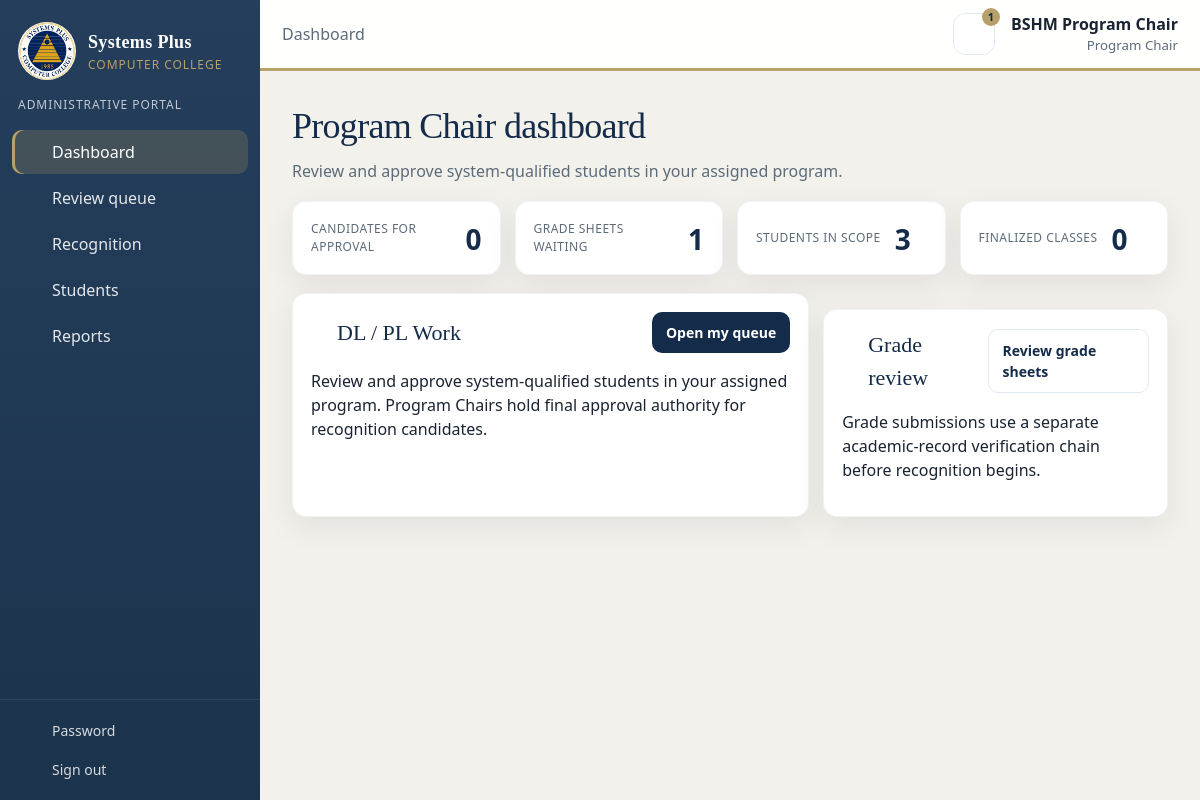
Page /admin/dashboard.php (signed in) on the committed database.
### tables this page shows
CREATE TABLE users (
    id INT UNSIGNED NOT NULL AUTO_INCREMENT,
    username VARCHAR(60) NOT NULL,
    password_hash VARCHAR(255) NOT NULL,
    full_name VARCHAR(150) NOT NULL,
    title VARCHAR(20) NOT NULL DEFAULT '',
    email VARCHAR(150) DEFAULT NULL,
    is_active TINYINT(1) NOT NULL DEFAULT 1,
    must_change_password TINYINT(1) NOT NULL DEFAULT 1,
    last_login_at DATETIME DEFAULT NULL,
    created_at TIMESTAMP NOT NULL DEFAULT CURRENT_TIMESTAMP,
    PRIMARY KEY (id),
    UNIQUE KEY uniq_users_username (username)
);

### admin/dashboard.php (the view, shortened to what the rows shown need)
<?php
require_once __DIR__ . '/../includes/bootstrap.php';
require_once __DIR__ . '/../includes/auth.php';
require_once __DIR__ . '/../includes/recognition.php';
require_once __DIR__ . '/../includes/layout.php';
$user = require_portal('admin');
$scope = scoped_program_ids($user);
$programSql = '';
if (is_array($scope)) {
    if ($scope === []) {
        $programSql = ' AND 1 = 0';
    } else {
        $programSql = ' AND s.program_id IN (' . implode(',', array_map('intval', $scope)) . ')';
    }
}
$students = (int) db()->query('SELECT COUNT(*) FROM students')->fetchColumn();
if (is_array($scope) && $scope !== []) {
    $students = (int) db()->query('SELECT COUNT(*) FROM students WHERE program_id IN (' . implode(',', array_map('intval', $scope)) . ')')->fetchColumn();
}
$waiting = [
    'program_chair' => 'submitted',
    'college_oic' => 'chair_verified',
    'osa' => 'oic_approved',
    'registrar' => 'osa_endorsed',
];
$myStatuses = [];
foreach ($waiting as $role => $status) {
    if (in_array($role, $user['roles'], true)) {
        $myStatuses[] = $status;
    }
}
$queueCount = 0;
if ($myStatuses !== []) {
    $in = implode(',', array_fill(0, count($myStatuses), '?'));
    $stmt = db()->prepare(
        "SELECT COUNT(*) FROM grade_submissions gs
         JOIN professor_assignments pa ON pa.id = gs.assignment_id
         JOIN subjects s ON s.id = pa.subject_id
         WHERE gs.status IN ($in) $programSql"
    );
    $stmt->execute($myStatuses);
    $queueCount = (int) $stmt->fetchColumn();
}
$finalizedSql = "SELECT COUNT(*) FROM grade_submissions gs
    JOIN professor_assignments pa ON pa.id = gs.assignment_id
    JOIN subjects s ON s.id = pa.subject_id
    WHERE gs.status = 'registrar_finalized' $programSql";
$finalizedStmt = db()->prepare($finalizedSql);
$finalizedStmt->execute();
$finalized = (int) $finalizedStmt->fetchColumn();
$recognitionCount = 0;
$recognitionActor = recognition_actor($user);
$currentSemester = (int) db()->query('SELECT id FROM semesters WHERE is_current = 1 ORDER BY id DESC LIMIT 1')->fetchColumn();
if ($currentSemester > 0 && $recognitionActor === 'program_chair' && is_array($scope) && $scope !== []) {
    $in = implode(',', array_fill(0, count($scope), '?'));
    $stmt = db()->prepare(
        "SELECT COUNT(*) FROM recognition_cases rc
         WHERE rc.semester_id = ? AND rc.stage IN ('chair_review','chair_returned','oic_returned')
           AND rc.program_id IN ($in)"
    );
    $stmt->execute(array_merge([$currentSemester], $scope));
    $recognitionCount = (int) $stmt->fetchColumn();
} elseif ($currentSemester > 0 && in_array($recognitionActor, ['college_oic', 'osa', 'registrar'], true)) {
    $stmt = db()->prepare('SELECT COUNT(*) FROM recognition_cases WHERE semester_id = ?');
    $stmt->execute([$currentSemester]);
    $recognitionCount = (int) $stmt->fetchColumn();
}
$isAdmin = in_array('system_admin', $user['roles'], true);
$adminStats = [];
$stageStats = [];
$recent = [];
layout_start('Dashboard', 'dash', [['label' => 'Dashboard']]);
?>
<?php if ($isAdmin): ?>
    <div class="page-head">
        <div>
            <h1>System administration</h1>
            <p class="lede">Manage records and monitor every workflow step. Academic approval actions remain with the assigned personnel.</p>
        </div>
    </div>
    <section class="card">
        <h2><?= icon('reports') ?> Academic & Personnel Overview</h2>
        <div class="kpis">
            <article class="kpi"><span>Total Students</span><strong><?= $adminStats['students'] ?></strong></article>
            <article class="kpi"><span>Faculty / Professors</span><strong><?= $adminStats['professors'] ?></strong></article>
            <article class="kpi"><span>DL Candidates</span><strong><?= $adminStats['dl'] ?? 0 ?></strong></article>
            <article class="kpi"><span>PL Candidates</span><strong><?= $adminStats['pl'] ?? 0 ?></strong></article>
        </div>
        <div class="kpis" style="margin-top: 12px;">
            <article class="kpi"><span>Program Chairs</span><strong><?= $adminStats['program_chair'] ?></strong></article>
            <article class="kpi"><span>College OIC</span><strong><?= $adminStats['college_oic'] ?></strong></article>
            <article class="kpi"><span>OSA Personnel</span><strong><?= $adminStats['osa'] ?></strong></article>
            <article class="kpi"><span>Registrars</span><strong><?= $adminStats['registrar'] ?></strong></article>
        </div>
    </section>
    <section class="card">
        <div class="card-head">
            <h2><?= icon('queue') ?> Recognition Workflow Monitoring</h2>
            <a class="btn btn-sm" href="<?= h(url('admin/recognition.php')) ?>">Open all records</a>
        </div>
        <div class="kpis">
            <article class="kpi"><span>Chair Review</span><strong><?= $stageStats['chair_review'] ?? 0 ?></strong></article>
            <article class="kpi"><span>OIC Oversight</span><strong><?= $stageStats['chair_endorsed'] ?? 0 ?></strong></article>
            <article class="kpi"><span>Committee Oversight</span><strong><?= ($stageStats['oic_approved'] ?? 0) + ($stageStats['registrar_returned'] ?? 0) ?></strong></article>
            <article class="kpi"><span>Registrar Oversight</span><strong><?= $stageStats['osa_approved'] ?? 0 ?></strong></article>
            <article class="kpi"><span>Finalized Records</span><strong><?= $stageStats['registrar_verified'] ?? 0 ?></strong></article>
        </div>
    </section>
    <section class="card">
        <div class="card-head">
            <h2><?= icon('audit') ?> Recent System Activities</h2>
            <a class="btn btn-sm btn-ghost" href="<?= h(url('admin/audit.php')) ?>">View Full Audit Log</a>
        </div>
        <div class="table-wrap">
            <table>
                <thead>
                    <tr><th>When</th><th>Personnel</th><th>Action</th><th>Record</th><th>Details</th></tr>
                </thead>
                <tbody>
                <?php foreach ($recent as $item): ?>
                    <tr>
                        <td><?= fmt_when($item['created_at']) ?></td>
                        <td><?= h($item['full_name'] ?: 'System') ?></td>
                        <td><?= h($item['action']) ?></td>
                        <td><?= h($item['entity']) ?></td>
                        <td><?= h((string) $item['details']) ?></td>
                    </tr>
                <?php endforeach; ?>
                </tbody>
            </table>
        </div>
    </section>
<?php else: ?>
    <?php
    $roleCopy = [
        'program_chair' => ['Program Chair dashboard', 'Review and approve system-qualified students in your assigned program.', 'Candidates for approval'],
        'college_oic' => [display_name($user) . ' · OIC dashboard', 'Oversight and monitoring dashboard for records endorsed by Program Chairs.', 'Oversight records'],
        'osa' => ['OSA / Committee dashboard', 'Oversight and monitoring dashboard for DL / PL recognition cases.', 'Oversight records'],
        'registrar' => ['Registrar dashboard', 'Monitor institutional recognition and endorsed candidate masterlists.', 'Monitored records'],
    ][$recognitionActor] ?? [$user['role_label'], 'Complete the records assigned to your office.', 'Waiting for you'];
    ?>
    <div class="page-head">
        <div><h1><?= h($roleCopy[0]) ?></h1><p class="lede"><?= h($roleCopy[1]) ?></p></div>
    </div>
    <section class="kpis">
        <article class="kpi"><span><?= h($roleCopy[2]) ?></span><strong><?= $recognitionCount ?></strong></article>
        <article class="kpi"><span>Grade sheets waiting</span><strong><?= $queueCount ?></strong></article>
        <article class="kpi"><span>Students in scope</span><strong><?= $students ?></strong></article>
        <article class="kpi"><span>Finalized classes</span><strong><?= $finalized ?></strong></article>
    </section>
    <section class="split">
        <article class="card">
            <div class="card-head">
                <h2><?= icon('award') ?> DL / PL Work</h2>
                <a class="btn btn-sm" href="<?= h(url('admin/recognition.php')) ?>">
                    <?= in_array($recognitionActor, ['college_oic', 'osa', 'registrar'], true) ? 'View monitoring queue' : 'Open my queue' ?>
                </a>
            </div>
            <p><?= h($roleCopy[1]) ?> Program Chairs hold final approval authority for recognition candidates.</p>
        </article>
        <article class="card">
            <div class="card-head"><h2><?= icon('queue') ?> Grade review</h2><a class="btn btn-sm btn-ghost" href="<?= h(url('admin/queue.php')) ?>">Review grade sheets</a></div>
            <p>Grade submissions use a separate academic-record verification chain before recognition begins.</p>
        </article>
    </section>
<?php endif; ?>
<?php layout_end(); ?>

### includes/layout.php (shortened to what the rows shown need)
<?php
function icon(string $name): string
{
    $body = $paths[$name] ?? $paths['record'];
    return '<svg class="ico" viewBox="0 0 24 24" fill="none" stroke="currentColor" stroke-width="1.75" stroke-linecap="round" stroke-linejoin="round" aria-hidden="true">' . $body . '</svg>';
}
function nav_items(array $user): array
{
    $items = [
        ['id' => 'dash', 'href' => 'admin/dashboard.php', 'icon' => 'dashboard', 'label' => 'Dashboard'],
    ];
    if (can($user, 'queue')) {
        $items[] = ['id' => 'queue', 'href' => 'admin/queue.php', 'icon' => 'queue', 'label' => 'Review queue'];
    }
    if (can($user, 'recognition')) {
        $items[] = ['id' => 'recognition', 'href' => 'admin/recognition.php', 'icon' => 'final', 'label' => 'Recognition'];
    }
    if (can($user, 'students_read')) {
        $items[] = ['id' => 'students', 'href' => 'admin/students.php', 'icon' => 'students', 'label' => 'Students'];
    }
    if (can($user, 'reports')) {
        $items[] = ['id' => 'reports', 'href' => 'admin/reports.php', 'icon' => 'reports', 'label' => 'Reports'];
    }
    return $items;
}
function layout_start(string $title, string $active, array $crumbs = [], string $bodyClass = '', array $side = []): void
{
    $user = current_user();
    ?>
<!DOCTYPE html>
<html lang="en">
<head>
    <link rel="stylesheet" href="<?= h(asset_url('assets/css/app.css')) ?>">
</head>
<body class="<?= h($bodyClass) ?>">
<div class="shell">
            <?php foreach (nav_items($user) as $item): ?>
                <a class="<?= $item['id'] === $active ? 'is-active' : '' ?>" href="<?= h(url($item['href'])) ?>"><?= icon($item['icon']) ?><span><?= h($item['label']) ?></span></a>
            <?php endforeach; ?>
    <div class="workspace">
        <header class="topbar">
            <div class="top-actions">
                <div class="who">
                    <strong><?= h(display_name($user)) ?></strong>
                    <small><?= h($user['role_label']) ?></small>
                </div>
            </div>
        </header>
        <main id="content" class="content">
    <?php
}
function layout_end(string $extraJs = ''): void
{
    ?>
        </main>
    </div>
</div>
</body>
</html>
    <?php
}

### rows in the picture
users: full_name "BSHM Program Chair", title+full_name "Program Chair dashboard", title+full_name "Review and approve system-qualified students in your assigned program.", title+full_name "CANDIDATES FOR APPROVAL"

### other values in the picture
$item['label'] "Dashboard"
$item['label'] "Review queue"
$item['label'] "Recognition"
$item['label'] "Students"
$item['label'] "Reports"
$crumb['label'] "Dashboard"
$unread "1"
$user['role_label'] "Program Chair"
$recognitionCount "0"
$queueCount "1"
$students "3"
$finalized "0"
